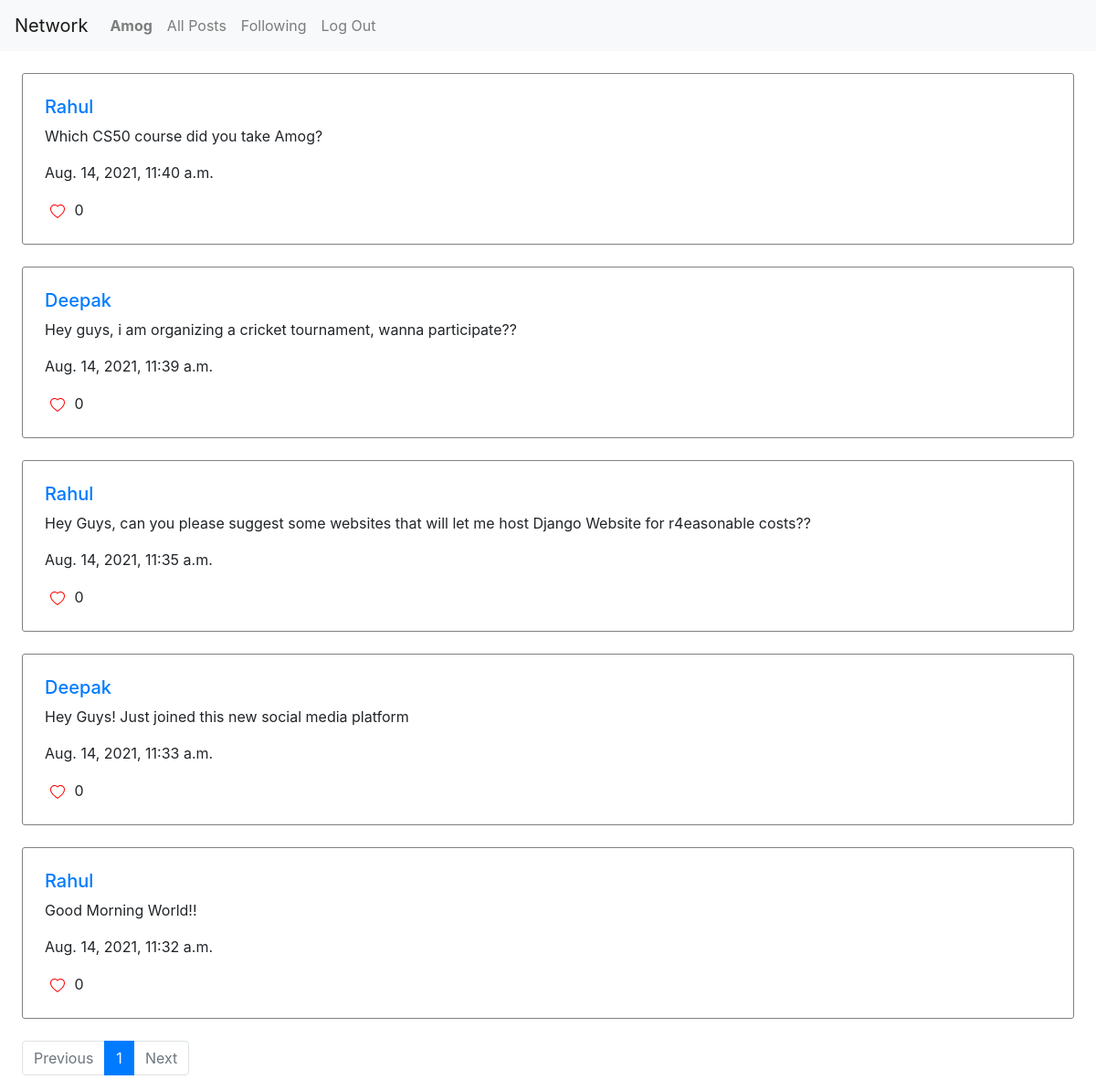
Page /following (signed in) on the committed database.
### network/models.py (models this page shows, shortened)
class User(AbstractUser):
    pass

class Post(models.Model):
    poster=models.ForeignKey(User,on_delete=models.CASCADE,related_name="poster")
    post_content=models.TextField(default=None,verbose_name="New Post")
    date=models.DateTimeField(default=datetime.datetime.now())
    likes=models.ManyToManyField(User,blank=True,related_name="post")

### network/views.py (the view)
# urls.py: path("following",views.following,name="following"),
def following(request):
    user=User.objects.get(username=request.user)
    person=Profile.objects.get(person=user)
    people_following=person.following.all()
    all_posts=Post.objects.all()
    posts=[]
    for post in all_posts:
        for individual in people_following:
            if individual == post.poster:
                posts.append(post)
    posts=posts[::-1]
    paginator = Paginator(posts, 10)
    page_number = request.GET.get('page')
    page_obj = paginator.get_page(page_number)
    return render(request,"network/following.html",{
        "page_obj":page_obj
    })

### network/templates/network/following.html (shortened to what this page needs)
{% extends "network/layout.html" %}
{% block body %}
    <div style="display: grid; grid-template-columns: 100%;">
        {% for post in page_obj %}
            <div style="margin-top: 2%; margin-left: 2%; margin-right: 2%; border: 1px solid gray; padding: 2%; border-radius: 3px;">
                <h5><a href="{% url 'profile' post.poster %}">{{post.poster}}</a></h5>
                <p>{{post.post_content}}</p>
                <p>{{post.date}}</p>
                <div>
                    {% if request.user in post.likes.all %}
                        <button style="background-color: transparent; border: none; outline: none;" data-like_status="0" onclick="sendRequest(this.id,this.getAttribute('data-like_status'))" id="{{post.id}}" class="like_button"><svg xmlns="http://www.w3.org/2000/svg" width="16" height="16" fill="currentColor" class="bi bi-heart-fill" viewBox="0 0 16 16" style="color: red;">
                            <path fill-rule="evenodd" d="M8 1.314C12.438-3.248 23.534 4.735 8 15-7.534 4.736 3.562-3.248 8 1.314z"/></svg>
                        </button>
                    {% else %}
                        <button style="background-color: transparent; border: none; outline: none;" data-like_status="1" onclick="sendRequest(this.id,this.getAttribute('data-like_status'))" id="{{post.id}}" class="like_button">
                        </button>
                    {% endif %}
                    <span id="likecount{{post.id}}">{{ post.likes.all.count }}</span>
                </div>
            </div>
        {% endfor %}
    </div>
    <nav style="margin-left: 2%; margin-top: 2%;" aria-label="...">
        <ul class="pagination">
            {% if page_obj.has_previous %}
                <li class="page-item">
                    <a class="page-link" href="?page={{page_obj.previous_page_number}}">Previous</a>
                </li>
            {% else %}
                <li class="page-item disabled">
                    <a class="page-link" href="#" tabindex="-1" aria-disabled="true">Previous</a>
                </li>
            {% endif %}
          <li class="page-item active" aria-current="page">
            <a class="page-link" href="?page={{page_obj.number}}">{{page_obj.number}}</a>
          </li>
            {% if page_obj.has_next %}
            <li class="page-item">
                <a class="page-link" href="?page={{page_obj.next_page_number}}">Next</a>
            </li>
            {% else %}
                <li class="page-item disabled">
                    <a class="page-link" href="#" tabindex="-1" aria-disabled="true">Next</a>
                </li>
            {% endif %}
        </ul>
    </nav>
{% endblock %}

### network/templates/network/layout.html (shortened to what this page needs)
{% load static %}
<!DOCTYPE html>
<html lang="en">
    <head>
        <link rel="stylesheet" href="https://stackpath.bootstrapcdn.com/bootstrap/4.4.1/css/bootstrap.min.css">
        <link href="{% static 'network/styles.css' %}" rel="stylesheet">
    </head>
    <body>
        <nav class="navbar navbar-expand-lg navbar-light bg-light">
            <a class="navbar-brand" href="{% url 'index' %}">Network</a>
            <div>
              <ul class="navbar-nav mr-auto">
                {% if user.is_authenticated %}
                    <li class="nav-item">
                        <a class="nav-link" href="{% url 'profile' user.username %}"><strong>{{ user.username }}</strong></a>
                    </li>
                {% endif %}
                <li class="nav-item">
                  <a class="nav-link" href="{% url 'index' %}">All Posts</a>
                </li>
                {% if user.is_authenticated %}
                    <li class="nav-item">
                        <a class="nav-link" href="{% url 'following' %}">Following</a>
                    </li>
                    <li class="nav-item">
                        <a class="nav-link" href="{% url 'logout' %}">Log Out</a>
                    </li>
                {% endif %}
              </ul>
            </div>
          </nav>
        <div class="body">
            {% block body %}
            {% endblock %}
        </div>
    </body>
</html>

### rows in the picture
User: username "Amog"
Post: poster "Rahul", post_content "Which CS50 course did you take Amog?", date "Aug. 14, 2021, 11:40 a.m.", likes.all.count "0"
Post: poster "Deepak", post_content "Hey guys, i am organizing a cricket tournament, wanna participate??", date "Aug. 14, 2021, 11:39 a.m.", likes.all.count "0"
Post: poster "Rahul", post_content "Hey Guys, can you please suggest some websites that will let me host Django Website for r4easonable costs??", date "Aug. 14, 2021, 11:35 a.m.", likes.all.count "0"
Post: poster "Deepak", post_content "Hey Guys! Just joined this new social media platform", date "Aug. 14, 2021, 11:33 a.m.", likes.all.count "0"
Post: poster "Rahul", post_content "Good Morning World!!", date "Aug. 14, 2021, 11:32 a.m.", likes.all.count "0"

### other values in the picture
{{ page_obj.number }} "1"
